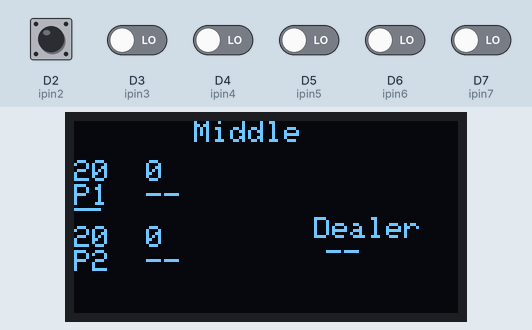
Recording of a program running on a simulated Arduino Nano 33 BLE. Shown: 128×64 one-colour display. The inputs (shaded band) are chosen by the test bench; at power-on: D2 (ipin2), D3 (ipin3), D4 (ipin4), D5 (ipin5), D6 (ipin6), D7 (ipin7) LOW. Random numbers use the default seed unless the program sets one.

Above: at 2.2 s.
2.3 s: D2 (ipin2) driven HIGH
At 3.1 s:
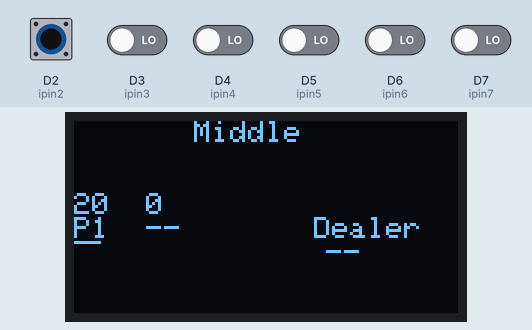
3.8 s: D3 (ipin3) driven HIGH
At 4.1 s:
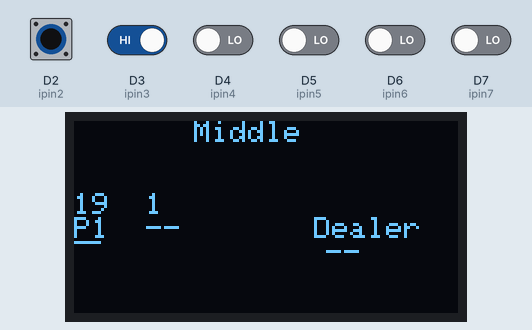
5.3 s: D5 (ipin5) driven HIGH
At 6.5 s:
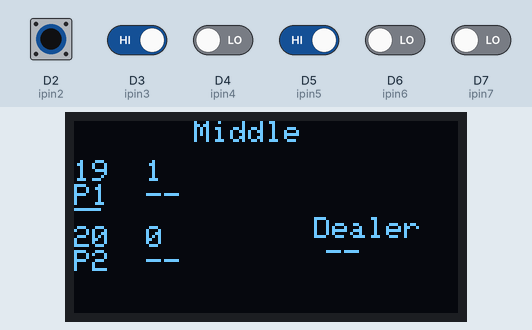
6.8 s: D7 (ipin7) driven HIGH
At 7.5 s:
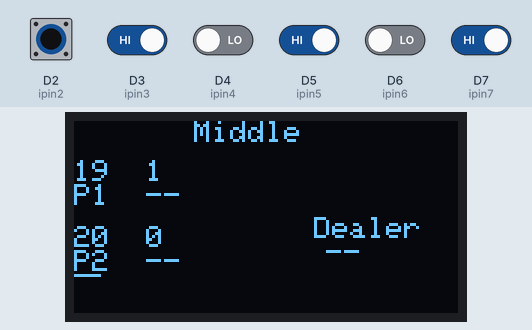
8.3 s: D2 (ipin2) pulsed LOW 2 times (0.12 s each, 0.3 s apart)
At 10.1 s:
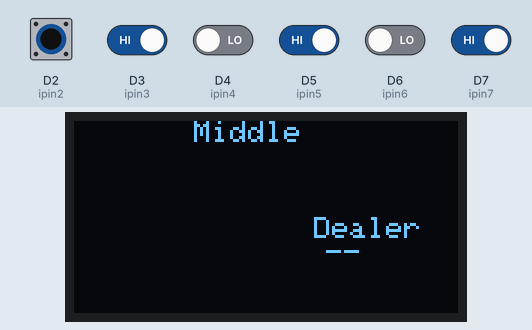
Timing chart, 0 to 11.4 s (numbered marks = the images above; inputs shaded):
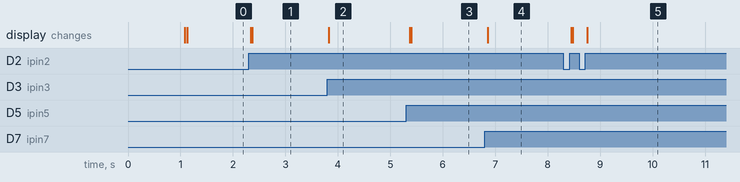

Measured:
- after the input at 2.3 s, the display: first changes at once (image 1 shows a later state)
- after the input at 3.8 s, the display: changes at once (image 2)
- after the input at 5.3 s, the display: first changes after 0.07 s (image 3 shows a later state)
- after the input at 6.8 s, the display: changes after 0.06 s (image 4)
- after the input at 8.3 s, the display: first changes after 0.15 s (image 5 shows a later state)

The program:

main.cpp
```cpp
#include <Wire.h>
#include <Adafruit_GFX.h>
#include <Adafruit_SSD1306.h>
#include <pixelLib.h>
#include <BlackjackLib.h>

#define SCREEN_WIDTH 128
#define SCREEN_HEIGHT 64

int currentState = 0;

struct playerHands{
  String player1Hand;
  String dealerHand;
};
//Input Pins:
struct inputPins{

  int ipin2 = 2;
  int ipin3 = 3;
  int ipin4 = 4;
  int ipin5 = 5;
  int ipin6 = 6;
  int ipin7 = 7;
};


//Positioning
struct position
{

  int player1HandPosX = 5;
  int player1HandPosY = 5;

};

//Directions
// +1 down/right
// -1 left/up
struct direction{

  int directionX = 0;
  int directionY = 0;
  int lastDirX = 0;
  int lastDirY = 0;

};


//Time
struct timeVars{

  int startMillis;
  int currentMillis;
  unsigned long lastUpdate;
  unsigned long lastButtonUpdate;
  const unsigned long spawnInterval = 1000;
  unsigned long buttonInterval = 50;
  int period = 100;
  int updateRate;

};

struct screenDims{

  int CHAR_W = 8;
  int CHAR_H = 8;

};


//Controller:
struct controllers{

bool lastButton2 = LOW;
bool lastButton3 = LOW;
bool lastButton4 = LOW;
bool lastButton5 = LOW;
bool lastButton6 = LOW;
bool lastButton7 = LOW;

bool button2; //Upbutton
bool button3; //Left Button
bool button4; //Right Button
bool button5; //Down button
bool button6; //green button top
bool button7; //green bottom bot


char inputChar;

int moveSpeed = 250;

};

//Debugging Variables
struct Debugging{

int numL = 0;
int numX = 0;
int numM = 0;
int numA = 0;

int currCardVal = 0;
String currCardsuit;
String currCardType;

bool failed = false;

int numCollide = 0;
String debugM = "Its Fine";

int player1Hand = 0;
int dealerHand = 0;

};


struct powerUpParams{

  bool spawned = false;


};

inputPins pins;
position pos;
direction dir;
timeVars timing;
screenDims screen;
controllers ctrl;
Debugging debug;
powerUpParams puParams;
playerHands hands;

struct menuPositions{


  int welcomeTextPosX = 5 * screen.CHAR_W;
  int welcomeTextPosY = 0 * screen.CHAR_H;

  int playTextPosX = 2 * screen.CHAR_W;
  int playTextPosY = 5 * screen.CHAR_H;
  int playText2PosX = 5 * screen.CHAR_W;
  int playText2PosY = 6 * screen.CHAR_H;

  int dealerNamePosX = 6 * screen.CHAR_W;
  int dealerNamePosY = 0 * screen.CHAR_H;

  int dealerResultPosX = 12 * screen.CHAR_W;
  int dealerResultPosY = 0 * screen.CHAR_H;

  int dealerValueX = 5 * screen.CHAR_W;
  int dealerValueY = 1 * screen.CHAR_H;

  int dealerHandX = 8 * screen.CHAR_W;
  int dealerHandY = 2 * screen.CHAR_H;


  int playerNameX = 6 * screen.CHAR_W;
  int playerNameY = 5 * screen.CHAR_H;

  int playerValueX = 5 * screen.CHAR_W;
  int playerValueY = 5 * screen.CHAR_H;

  int playerHandX = 6 * screen.CHAR_W;
  int playerHandY = 7 * screen.CHAR_H;

  int hitPositionX = 0 * screen.CHAR_W;
  int hitPositionY = 7 * screen.CHAR_H;

  int standPositionX = 10 * screen.CHAR_W;
  int standPositionY = 7 * screen.CHAR_H;

};

struct menuText{

  String welcomeText = "Blackjack";
  String playText = "Press Up Button";
  String playText2 = "To play";

  String dealerName = "Dealer";
  String PlayerName = "Player";

  String standText = "Stand";
  String hitText = "Hit";

};

enum GameState {
  ST_TITLE,
  ST_DEAL_INITIAL,
  ST_PLAYER_TURN,
  ST_DEALER_TURN,
  ST_RESULTS
};

GameState state = ST_TITLE;

struct playerCards{

  String HiddenDealerType;
  String HiddenDealerSuit;

};


menuPositions menuPos;
menuText menuT;
playerCards holdCard;

Adafruit_SSD1306 display(SCREEN_WIDTH, SCREEN_HEIGHT, &Wire, -1);

Deck deck1;

BlackjackGame blackjack;

int total_players = 2;

//Functions ---------------------------------------------------------------------------------------------------------------------------------------------------------------------------------------------

//The code between is AI-generated as I could not be bothered to redo the entire thing on my own. It is not important code, just annoying to add----------------------------------------------------------------
struct ButtonEntry {
  int pin;
  bool last;           // last read state
  ButtonAction action; // what this button means
};

// Table of buttons (maps pins to actions)
ButtonEntry buttons[] = {
  {pins.ipin2, LOW, ButtonAction::Up},
  {pins.ipin3, LOW, ButtonAction::Left},
  {pins.ipin4, LOW, ButtonAction::Right},
  {pins.ipin5, LOW, ButtonAction::Down},
  {pins.ipin6, LOW, ButtonAction::GreenTop},
  {pins.ipin7, LOW, ButtonAction::GreenBottom}
};

const int NUM_BUTTONS = sizeof(buttons) / sizeof(buttons[0]);

ButtonAction readControls()
{
  // button interval gating (your existing timing logic)
  if (timing.currentMillis - timing.lastButtonUpdate < timing.buttonInterval) {
    return ButtonAction::None;
  }
  timing.lastButtonUpdate = timing.currentMillis;

  // Scan buttons and detect rising edge (LOW -> HIGH)
  for (int i = 0; i < NUM_BUTTONS; i++) {
    bool now = digitalRead(buttons[i].pin);

    if (now == HIGH && buttons[i].last == LOW) {
      buttons[i].last = now;          // update last before returning
      return buttons[i].action;       // report the first detected press
    }

    buttons[i].last = now;
  }

  return ButtonAction::None;
}


void handleAction(ButtonAction action)
{
  switch (action)
  {
    case ButtonAction::Up:
      // TODO: Up pressed

      break;

    case ButtonAction::Left:
      // TODO: Left pressed
      break;

    case ButtonAction::Right:
      // TODO: Right pressed
      break;

    case ButtonAction::Down:
      // TODO: Down pressed

      break;

    case ButtonAction::GreenTop:
      // TODO: Green top pressed
      break;

    case ButtonAction::GreenBottom:
      // TODO: Green bottom pressed
      break;

    case ButtonAction::None:
    default:
      break;
  }
}
//AI Finished ------------------------------------------------------------------------------------------------------------------------------------------------------------------------------------------------------------------------------------------------------------

void updateUI(){

for (int i = 0; i <= total_players; i++) {

  String msg = blackjack.getMessage();
  int textWidth = msg.length() * screen.CHAR_W;

  int x = (SCREEN_WIDTH - textWidth) / 2;

  display.setCursor(x, 0);
  display.print(msg);


  //Player Names
  auto pos = blackjack.getPlayerIndexPos(i);
  display.setCursor(pos[0], pos[1]);
  display.print(blackjack.getPlayerIndexName(i));

  //Player Turn
  if(blackjack.getPlayerIndexCurrentTurn(i) == true){
    display.drawLine(pos[0],pos[1] + screen.CHAR_H,pos[0] + screen.CHAR_W * 1, pos[1] + screen.CHAR_H,SSD1306_WHITE);
  }
  //Player Cards
  if(i == 0){
  display.setCursor(pos[0] + (screen.CHAR_W/2),pos[1]+screen.CHAR_H);
  }
  else{
  display.setCursor(pos[0] + (screen.CHAR_W * 3),pos[1]);
  }
  display.print(blackjack.getPlayerIndexHand(i));

  //Player Bet
  if(i != 0){
    display.setCursor(pos[0] + 3 * screen.CHAR_W, pos[1] - 1 * screen.CHAR_H);
    display.print(String(blackjack.getPlayerIndexBet(i)));
    display.setCursor(pos[0], pos[1] - 1 * screen.CHAR_H);
    display.print(String(blackjack.getPlayerIndexPoints(i)));
  }

  //Player Won
  if(blackjack.getPlayerIndexWon(i) == true){
    display.drawRect(pos[0],pos[1],screen.CHAR_W * 2, screen.CHAR_H,SSD1306_WHITE);
  }

}
}

//-------------------------------------------------------------------------------------------------------------------------------------------------------------------------------------------------------------------------------------------------------------

void setup() {
  Wire.begin();   // REQUIRED on Nano 33 BLE Sense Rev2
  Wire.setClock(400000);  // Set I2C clock speed to 400kHz

  pinMode(pins.ipin2, INPUT); //uses the internal 10k ohm resistor
  pinMode(pins.ipin3, INPUT); //uses the internal 10k ohm resistor
  pinMode(pins.ipin4, INPUT); //uses the internal 10k ohm resistor
  pinMode(pins.ipin5, INPUT); //uses the internal 10k ohm resistor
  pinMode(pins.ipin6, INPUT); //uses the internal 10k ohm resistor
  pinMode(pins.ipin7, INPUT); //uses the internal 10k ohm resistor


  pinMode(A0, INPUT);
  randomSeed(analogRead(A0));


  if (!display.begin(SSD1306_SWITCHCAPVCC, 0x3C)) {
    while (1);   // Stop if OLED fails
  }

  //Start the entire thing
  display.clearDisplay();
  display.setTextSize(1);
  display.setTextColor(SSD1306_WHITE);
  display.setCursor(0, 32);
  display.println("?");
  display.display();
  delay(1000);
  display.clearDisplay();
  display.display();
  display.setCursor(0,0);
  deck1.createPlayingDeck(4);
  deck1.shuffle();

  blackjack.gameInit(deck1);
  for(int i = 0; i < total_players; i++){
    blackjack.createPlayers("P"+String(i+1));
  }

  blackjack.setPlayerPosition();
}
void loop() {

  total_players = blackjack.getNumPlayers();
  blackjack.setPlayerPosition();

  timing.currentMillis = millis();
  //Start MENU ---------------------------------------------------------------------------------------------------
  //Controlling Logic
  display.clearDisplay();
  ButtonAction action = readControls();
  blackjack.update(action, timing.currentMillis);

  updateUI();
  display.display();

}

/*Till Nästa gång:

1. Lägga till betting state så att man kan satsa cash

2. Implementera så att cash tags bort och liknande. Använd max 3st knappar.

3. Implementera Split

4. Börja designa och skapa kontrollers för att kunna styra.

5. Skriv om så att det fungerar på AVR32DA28

*/
```
